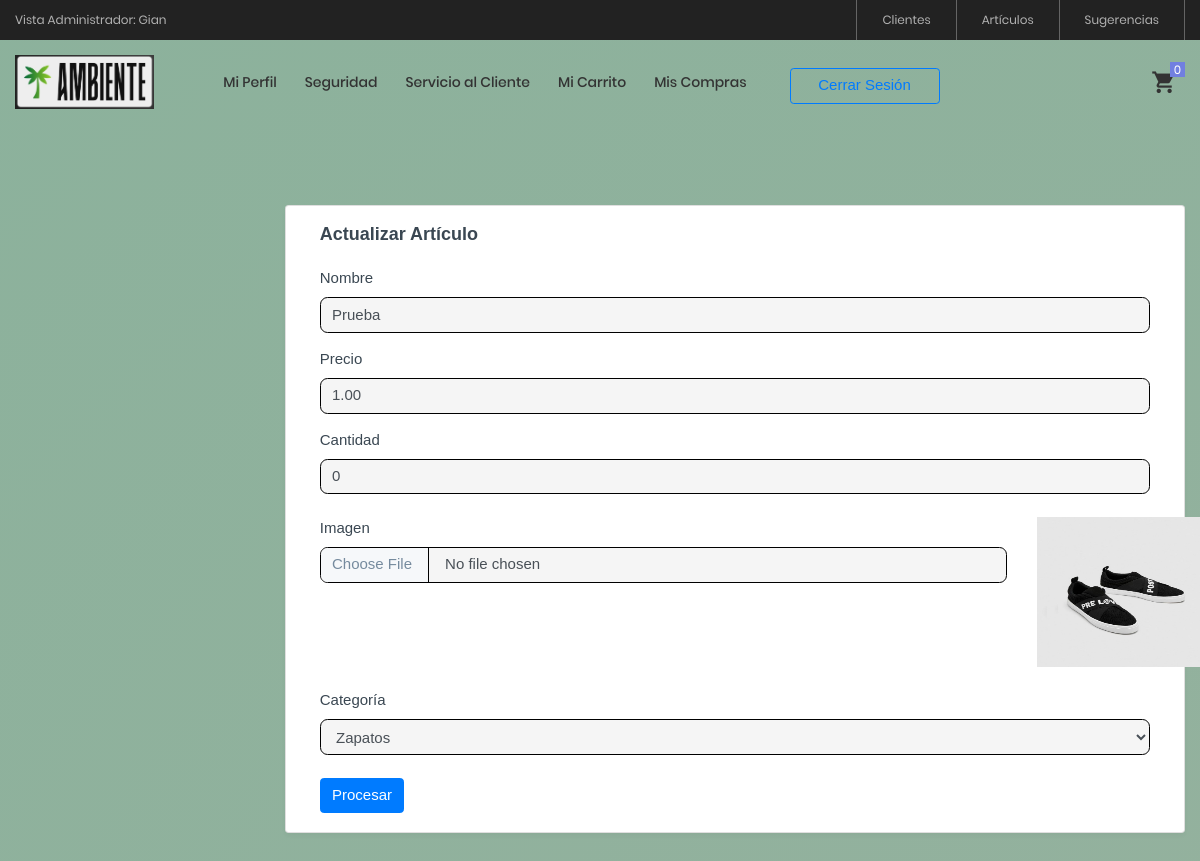
The page /View/Articulos/ActualizarArticulo.php?id=1 (signed in) on the database its author committed.
### tables this page shows
CREATE TABLE `articulos` (
  `articuloID` int(11) NOT NULL AUTO_INCREMENT,
  `nombre` varchar(100) NOT NULL,
  `precio` decimal(10,2) NOT NULL,
  `cantidad` int(11) NOT NULL,
  `imagen` varchar(1000) NOT NULL,
  `categoriaID` int(11) NOT NULL,
  PRIMARY KEY (`articuloID`),
  KEY `categoriaID` (`categoriaID`),
  CONSTRAINT `articulos_ibfk_1` FOREIGN KEY (`categoriaID`) REFERENCES `categorias` (`categoriaID`)
);

### Model/ArticulosModel.php (called while the page is built, shortened)
<?php
function ConsultarArticuloModel($articuloID)
{
    try
    {
        $enlace = AbrirBD();
        $sentencia = "CALL ConsultarArticulo('$articuloID')";
        $resultado = $enlace -> query($sentencia);
        return $resultado;
    }
    catch(Exception $ex)
    {
        return null;
    }
}
function ConsultarCategoriasModel() {
    try {
        $enlace = AbrirBD();
        $sentencia = "CALL ConsultarCategorias()";
        $resultado = $enlace->query($sentencia);
            return $resultado;
        }
        catch(Exception $ex)
        {
            return false;
        }
    }
?>

### Controller/ArticulosController.php (called while the page is built, shortened)
<?php
include_once $_SERVER["DOCUMENT_ROOT"] . '/ProyectoAmbienteWeb/Model/ArticulosModel.php';
function ConsultarArticulo($articuloID) {
    $resultado = ConsultarArticuloModel($articuloID);
    if($resultado != null && $resultado -> num_rows > 0)
    {
        return mysqli_fetch_array($resultado);
    }
    else
    {
        $_POST["txtMensaje"] = "La información del producto no se ha obtenido correctamente";
        header('location: ../../View/Articulos/consultarArticulos.php');
    }
}
function ConsultarCategorias() {
    return ConsultarCategoriasModel();
}
?>

### View/Articulos/ActualizarArticulo.php (the view, shortened to what this page needs)
<?php
include_once $_SERVER["DOCUMENT_ROOT"] . '/ProyectoAmbienteWeb/View/layout.php';
include_once $_SERVER["DOCUMENT_ROOT"] . '/ProyectoAmbienteWeb/Controller/ArticulosController.php';
    $id = $_GET["id"];
    $datos = ConsultarArticulo($id);
?>
<!doctype html>
<html lang="en">
<body class="page-wrapper radial-gradient">
    <div id="main-wrapper" data-layout="vertical" data-navbarbg="skin6" data-sidebartype="full"
        data-sidebar-position="fixed" data-header-position="fixed">
        <div class="body-wrapper">
            <div class="container-fluid">
                <div class="row">
                    <div class="card">
                        <div class="card-body">
                            <h5 class="card-title fw-semibold mb-4">Actualizar Artículo</h5>
                            <form action="" method="POST" enctype="multipart/form-data">
                                <div class="mb-3">
                                    <label class="form-label">Nombre</label>
                                    <input type="text" class="form-control" id="txtNombre" name="txtNombre" value="<?php echo $datos["nombre"] ?>">
                                </div>
                                <div class="mb-3">
                                    <label class="form-label">Precio</label>
                                    <input type="text" class="form-control" id="txtPrecio" maxlength="8"
                                    onkeypress="return SoloNumeros(event)"
                                    name="txtPrecio" value="<?php echo $datos["precio"] ?>">
                                </div>
                                <div class="mb-4">
                                    <label class="form-label">Cantidad</label>
                                    <input type="text" class="form-control" id="txtCantidad" maxlength="3"
                                    onkeypress="return SoloNumeros(event)"
                                    name="txtCantidad" value="<?php echo $datos["cantidad"] ?>">
                                </div>
                                <div class="mb-4 row">
                                    <div class="col-10">
                                        <label class="form-label">Imagen</label>
                                        <input type="file" class="form-control" id="txtImagen" name="txtImagen"
                                        accept="image/png, image/jpg, image/jpeg">
                                    </div>
                                    <div class="col-2">
                                        <img width='175' height='150' src="<?php echo $datos["imagen"] ?>"></img>
                                    </div>
                                </div>
                                <div class="mb-4">
                                    <label class="form-label">Categoría</label>
                                    <select id="ddlCategorias" name="ddlCategorias" class="form-control" required>
                                        <?php
                                            $categorias = ConsultarCategorias();
                                            while($fila = mysqli_fetch_array($categorias))
                                            {
                                                if($fila["categoriaID"] == $datos["categoriaID"])
                                                {
                                                    echo "<option selected value=" . $fila["categoriaID"] . ">" . $fila["nombre"] . "</option>";
                                                }
                                                else
                                                {
                                                    echo "<option value=" . $fila["categoriaID"] . ">" . $fila["nombre"] . "</option>";
                                                }
                                            }
                                        ?>
                                    </select>
                                </div>
                                <input type="submit" class="btn btn-primary" value="Procesar" id="btnActualizarArticulo"
                                    name="btnActualizarArticulo">
                            </form>
                        </div>
                    </div>
                </div>
            </div>
        </div>
    </div>
</body>
</html>

### rows shown on the page
articulos: txtNombre "Prueba", txtPrecio "1.00", txtCantidad "0", imagen (picture)

### other values the page prints
$_SESSION["NombreCliente"] "Gian"
form field ddlCategorias "Zapatos"
